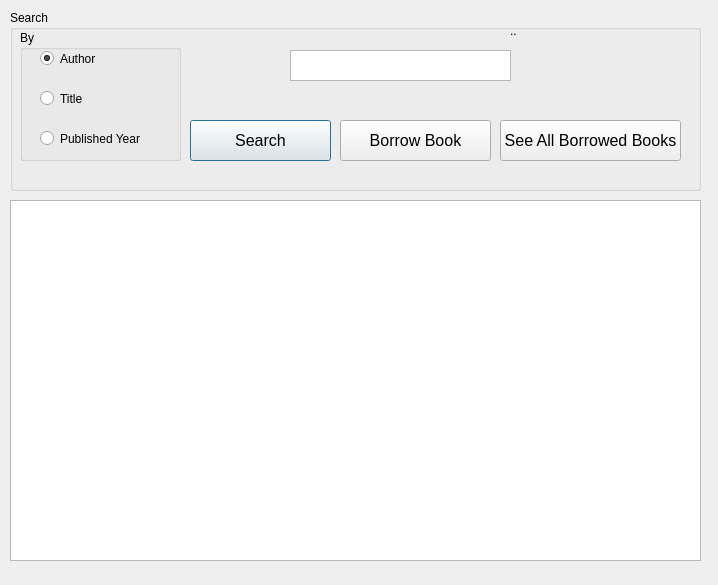
<?xml version="1.0" encoding="UTF-8"?>
<ui version="4.0">
 <class>Dialog</class>
 <widget class="QDialog" name="Dialog">
  <property name="geometry">
   <rect>
    <x>0</x>
    <y>0</y>
    <width>718</width>
    <height>585</height>
   </rect>
  </property>
  <property name="windowTitle">
   <string>Dialog</string>
  </property>
  <widget class="QLabel" name="welcomelbl">
   <property name="geometry">
    <rect>
     <x>510</x>
     <y>10</y>
     <width>181</width>
     <height>41</height>
    </rect>
   </property>
   <property name="text">
    <string>..</string>
   </property>
  </widget>
  <widget class="QGroupBox" name="groupBox">
   <property name="geometry">
    <rect>
     <x>10</x>
     <y>10</y>
     <width>691</width>
     <height>181</height>
    </rect>
   </property>
   <property name="title">
    <string>Search</string>
   </property>
   <widget class="QPlainTextEdit" name="inputTxt">
    <property name="geometry">
     <rect>
      <x>280</x>
      <y>40</y>
      <width>221</width>
      <height>31</height>
     </rect>
    </property>
   </widget>
   <widget class="QGroupBox" name="groupBox_2">
    <property name="geometry">
     <rect>
      <x>10</x>
      <y>20</y>
      <width>161</width>
      <height>131</height>
     </rect>
    </property>
    <property name="title">
     <string>By</string>
    </property>
    <widget class="QRadioButton" name="author_rbut">
     <property name="geometry">
      <rect>
       <x>20</x>
       <y>20</y>
       <width>82</width>
       <height>17</height>
      </rect>
     </property>
     <property name="text">
      <string>Author</string>
     </property>
     <property name="checked">
      <bool>true</bool>
     </property>
    </widget>
    <widget class="QRadioButton" name="title_rbut">
     <property name="geometry">
      <rect>
       <x>20</x>
       <y>60</y>
       <width>82</width>
       <height>17</height>
      </rect>
     </property>
     <property name="text">
      <string>Title</string>
     </property>
    </widget>
    <widget class="QRadioButton" name="year_rbut">
     <property name="geometry">
      <rect>
       <x>20</x>
       <y>100</y>
       <width>101</width>
       <height>17</height>
      </rect>
     </property>
     <property name="text">
      <string>Published Year</string>
     </property>
    </widget>
   </widget>
   <widget class="QPushButton" name="searchBut">
    <property name="geometry">
     <rect>
      <x>180</x>
      <y>110</y>
      <width>141</width>
      <height>41</height>
     </rect>
    </property>
    <property name="font">
     <font>
      <pointsize>12</pointsize>
     </font>
    </property>
    <property name="text">
     <string>Search</string>
    </property>
   </widget>
   <widget class="QPushButton" name="borrowBut">
    <property name="geometry">
     <rect>
      <x>330</x>
      <y>110</y>
      <width>151</width>
      <height>41</height>
     </rect>
    </property>
    <property name="font">
     <font>
      <pointsize>12</pointsize>
     </font>
    </property>
    <property name="text">
     <string>Borrow Book</string>
    </property>
   </widget>
   <widget class="QPushButton" name="checkBut">
    <property name="geometry">
     <rect>
      <x>490</x>
      <y>110</y>
      <width>181</width>
      <height>41</height>
     </rect>
    </property>
    <property name="font">
     <font>
      <pointsize>12</pointsize>
     </font>
    </property>
    <property name="text">
     <string>See All Borrowed Books</string>
    </property>
   </widget>
  </widget>
  <widget class="QTableView" name="tableView">
   <property name="geometry">
    <rect>
     <x>10</x>
     <y>200</y>
     <width>691</width>
     <height>361</height>
    </rect>
   </property>
  </widget>
 </widget>
 <resources/>
 <connections/>
</ui>
